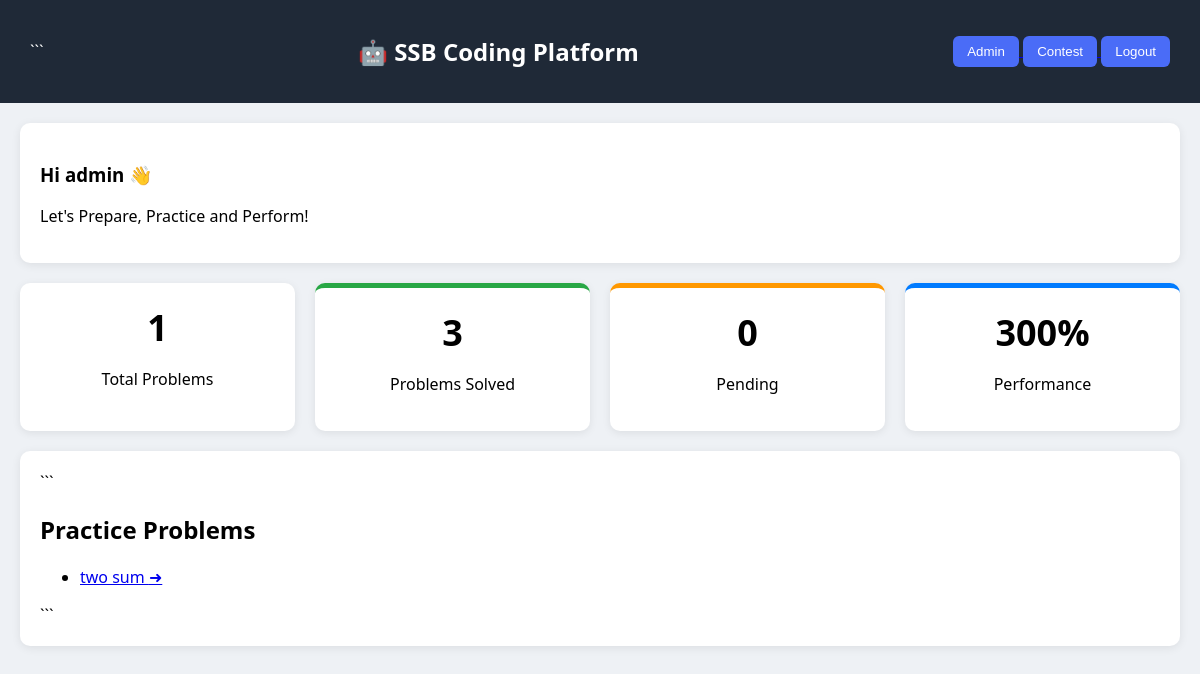
Before: /dashboard (signed in) with the older database file.
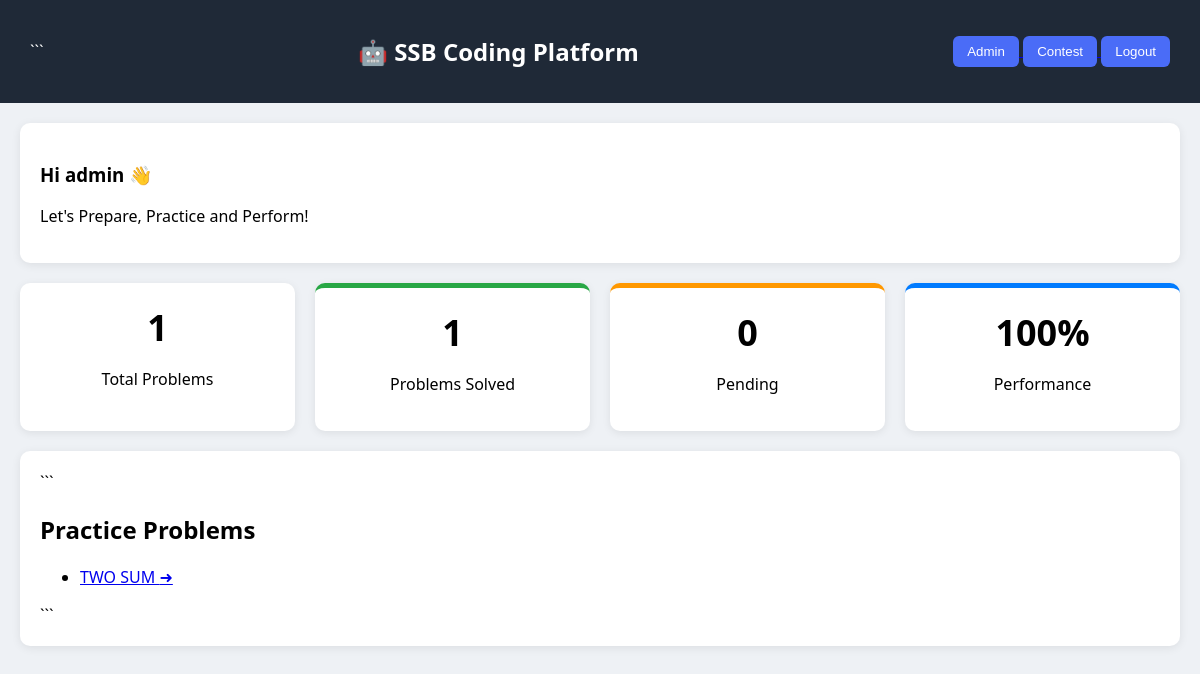
After: the same page with the newer database file.
### tables this page shows
CREATE TABLE problems(
    id INTEGER PRIMARY KEY AUTOINCREMENT,
    title TEXT,
    description TEXT
);

### app.py (the view)
@app.route("/dashboard")
def dashboard():
    if "user" not in session:
        return redirect("/")
    c.execute("SELECT COUNT(*) FROM problems")
    total = c.fetchone()[0]
    c.execute("""
        SELECT COUNT(DISTINCT problem_id)
        FROM submissions
        WHERE username = ?
        AND verdict = 'Accepted'
    """, (session["user"],))
    solved = c.fetchone()[0] or 0
    pending = total - solved
    if pending < 0:
        pending = 0
    performance = int((solved / total) * 100) if total > 0 else 0
    c.execute("SELECT id, title FROM problems")
    problems = c.fetchall()
    print("DEBUG -> Total:", total, "Solved:", solved, "Pending:", pending)
    return render_template(
        "dashboard.html",
        problems=problems,
        solved=solved,
        pending=pending,
        performance=performance
    )

### templates/dashboard.html (shortened to what this page needs)
<!DOCTYPE html>
<html>
<head>
<link rel="stylesheet" href="/static/style.css">
</head>
<body>
<div class="navbar">
```
<h2>🤖 SSB Coding Platform</h2>
<div class="nav-actions">
    {% if session.get('role') == "admin" %}
    <a href="/admin">
        <button class="logout-btn">Admin</button>
    </a>
    {% endif %}
    <a href="/contest/1">
        <button class="logout-btn">Contest</button>
    </a>
    <a href="/logout">
        <button class="logout-btn">Logout</button>
    </a>
</div>
</div>
<div class="welcome-box">
<h3>Hi {{ session.get('user') }} 👋</h3>
<p>Let's Prepare, Practice and Perform!</p>
</div>
<div class="stats">
    <div class="card">
        <h1>{{ problems|length }}</h1>
        <p>Total Problems</p>
    </div>
    <div class="card green">
        <h1>{{ solved }}</h1>
        <p>Problems Solved</p>
    </div>
    <div class="card orange">
        <h1>{{ pending }}</h1>
        <p>Pending</p>
    </div>
    <div class="card blue">
        <h1>{{ performance }}%</h1>
        <p>Performance</p>
    </div>
</div>
<div class="practice-box">
```
<h2>Practice Problems</h2>
{% if problems %}
    <ul class="problem-list">
    {% for p in problems %}
        <li class="problem-item">
            <a href="/problem/{{ p[0] }}" class="problem-link">
                <span class="problem-title">
                    {{ p[1] }}
                </span>
                <span class="problem-arrow">
                    ➜
                </span>
            </a>
        </li>
    {% endfor %}
    </ul>
{% else %}
    <p>No problems available yet.</p>
{% endif %}
```
</div>
</body>
</html>

Changed rows visible on the page:
removed problems: title "two sum"
added problems: title "TWO SUM"
Other visible differences:
{{ solved }}: "3" → "1"
{{ performance }}: "300" → "100"
